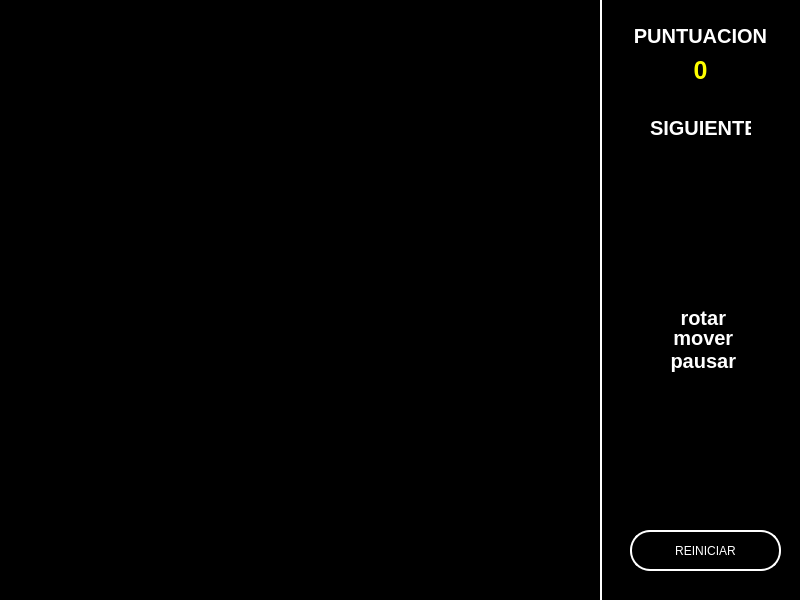
<?xml version="1.0" encoding="UTF-8"?>
<ui version="4.0">
 <class>Dialog</class>
 <widget class="QDialog" name="Dialog">
  <property name="geometry">
   <rect>
    <x>0</x>
    <y>0</y>
    <width>800</width>
    <height>600</height>
   </rect>
  </property>
  <property name="windowTitle">
   <string>App Proyecto 2D ~ Tetris</string>
  </property>
  <property name="styleSheet">
   <string notr="true">*{
	font-family: &quot;8514oem&quot;;
}

QWidget { 
	background-color: black;
}

#menu {
	border-left: 2px solid white;
}

QLabel {
	color: white;
	font-size: 20px;
	font-weight: 600;
}

#puntuacion {
	font-size: 28px;
	color:yellow;
}

QPushButton {
	background-color: black;
	color: white;
	border: 2px solid white;
	border-radius: 20px;
}</string>
  </property>
  <widget class="QWidget" name="menu" native="true">
   <property name="geometry">
    <rect>
     <x>600</x>
     <y>0</y>
     <width>200</width>
     <height>600</height>
    </rect>
   </property>
   <property name="styleSheet">
    <string notr="true">
background-color: rgba(0,0,0,0)</string>
   </property>
   <widget class="QLabel" name="label">
    <property name="geometry">
     <rect>
      <x>30</x>
      <y>20</y>
      <width>141</width>
      <height>31</height>
     </rect>
    </property>
    <property name="text">
     <string>PUNTUACION</string>
    </property>
    <property name="alignment">
     <set>Qt::AlignCenter</set>
    </property>
   </widget>
   <widget class="QLabel" name="puntuacion">
    <property name="geometry">
     <rect>
      <x>70</x>
      <y>50</y>
      <width>61</width>
      <height>41</height>
     </rect>
    </property>
    <property name="styleSheet">
     <string notr="true">font-size: 25px;</string>
    </property>
    <property name="text">
     <string>0</string>
    </property>
    <property name="alignment">
     <set>Qt::AlignCenter</set>
    </property>
   </widget>
   <widget class="QLabel" name="label_2">
    <property name="geometry">
     <rect>
      <x>50</x>
      <y>120</y>
      <width>101</width>
      <height>16</height>
     </rect>
    </property>
    <property name="text">
     <string>SIGUIENTE</string>
    </property>
   </widget>
   <widget class="QPushButton" name="btnReiniciar">
    <property name="geometry">
     <rect>
      <x>30</x>
      <y>530</y>
      <width>151</width>
      <height>41</height>
     </rect>
    </property>
    <property name="cursor">
     <cursorShape>PointingHandCursor</cursorShape>
    </property>
    <property name="text">
     <string>REINICIAR</string>
    </property>
   </widget>
   <widget class="QLabel" name="label_3">
    <property name="geometry">
     <rect>
      <x>30</x>
      <y>390</y>
      <width>141</width>
      <height>111</height>
     </rect>
    </property>
    <property name="styleSheet">
     <string notr="true">border-image: url(:/img/titulo.png);</string>
    </property>
    <property name="text">
     <string/>
    </property>
   </widget>
   <widget class="QLabel" name="label_4">
    <property name="geometry">
     <rect>
      <x>30</x>
      <y>340</y>
      <width>141</width>
      <height>41</height>
     </rect>
    </property>
    <property name="text">
     <string>&lt;ESC&gt; pausar</string>
    </property>
    <property name="alignment">
     <set>Qt::AlignCenter</set>
    </property>
   </widget>
   <widget class="QLabel" name="label_5">
    <property name="geometry">
     <rect>
      <x>20</x>
      <y>330</y>
      <width>161</width>
      <height>16</height>
     </rect>
    </property>
    <property name="text">
     <string>&lt;A,S,D&gt; mover</string>
    </property>
    <property name="alignment">
     <set>Qt::AlignCenter</set>
    </property>
   </widget>
   <widget class="QLabel" name="label_6">
    <property name="geometry">
     <rect>
      <x>40</x>
      <y>310</y>
      <width>121</width>
      <height>16</height>
     </rect>
    </property>
    <property name="text">
     <string>&lt;W&gt; rotar</string>
    </property>
    <property name="alignment">
     <set>Qt::AlignCenter</set>
    </property>
   </widget>
  </widget>
 </widget>
 <resources/>
 <connections/>
</ui>
